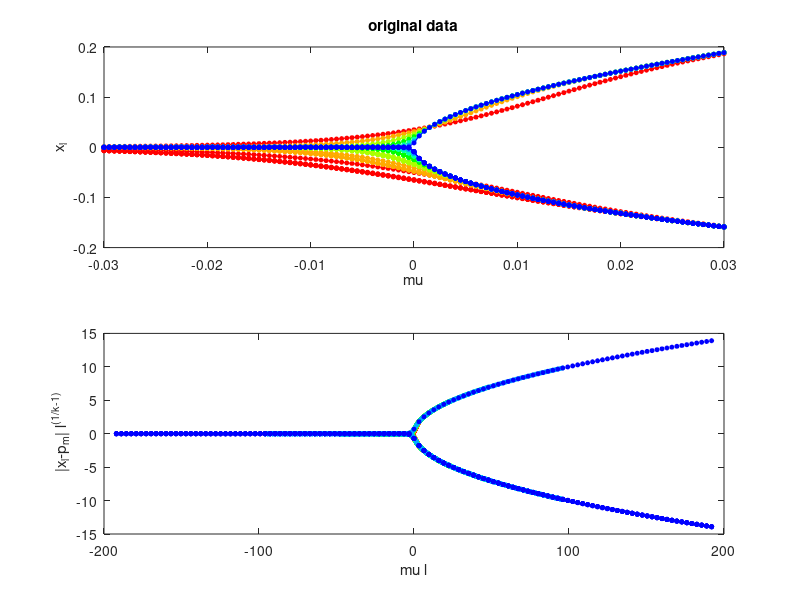

Source code (MATLAB):
%% Matlab Code for generating Fig A1 (Appendix) of the article
%% "Finite-time scaling on low-dimensional map bifurcations"
%% Works on MatlabR2018a
%% It follows most naming conventions and definitions from "Fig1_Logistic.m"

clear all
close all
im=0
%% 
%This code works for any value of Kappa, just changing the line below Take
%Kappa =3 and Kappa=8 to reproduce Figure A1
Kappa=2; 
%%
odd=Kappa-2*fix(Kappa/2); %If Kappa is odd, odd=1, else odd=0
k=Kappa
if odd==0
    k=2*Kappa-1
end

for mu=-0.03:0.0005:0.03 %mu values
    im=im+1;
    muvec(im)=mu; %vector of mu values
   
    ic=0
    for x0=cat(2,[0.7:-0.05:0.6],[-0.6:-0.05:-0.7]) %Initial conditions
        ic=ic+1;
        x(1)=x0;
        for l=2:7000 %dynamics
            xx=x(l-1);
            x(l)=(-1-mu)*xx+xx^Kappa;
        end
        
        
        allx(im,ic,:)=x;
    
        
    end
    p_m(im)=(x(end)+x(end-1))/2; %Middpoint
end
%% Plot Resutls

colorVec = hsv(9)
figure(100)
subplot(211)
for tindex=1:7
    time=100*2^(tindex-1)
    for i=1:ic
       
    plot(muvec,squeeze(allx(:,i,time)),'-o','Color', colorVec(tindex,:),'MarkerfaceColor',colorVec(tindex,:), 'MarkerSize', 3 )
hold on
    end
    
    
end

xlabel('mu')
ylabel('x_l')
title('original data')
 
 
subplot(212)
for tindex=1:7
     time=100*2^(tindex-1)
     for i=1:ic
   plot((muvec)*time,(time)^(1/(k-1))*(squeeze(allx(:,i,time))-p_m'),'o','Color', colorVec(tindex,:),'MarkerfaceColor',colorVec(tindex,:), 'MarkerSize', 3 )
    
  
hold on
     end
     
end
xlabel('mu l')
ylabel(' |x_l-p_m| l^{(1/k-1)}')


    z=[-20:0.05:20]
 kz=z*(k-1)
 G=kz.*exp(kz)./(exp(kz)-1)
if odd==1   
plot(z,(G/(k-1)).^(1/(k-1)), '-.','linewidth',2,'color','k')
plot(z,-(G/(k-1)).^(1/(k-1)), '-.','linewidth',2,'color','k')
end


  
